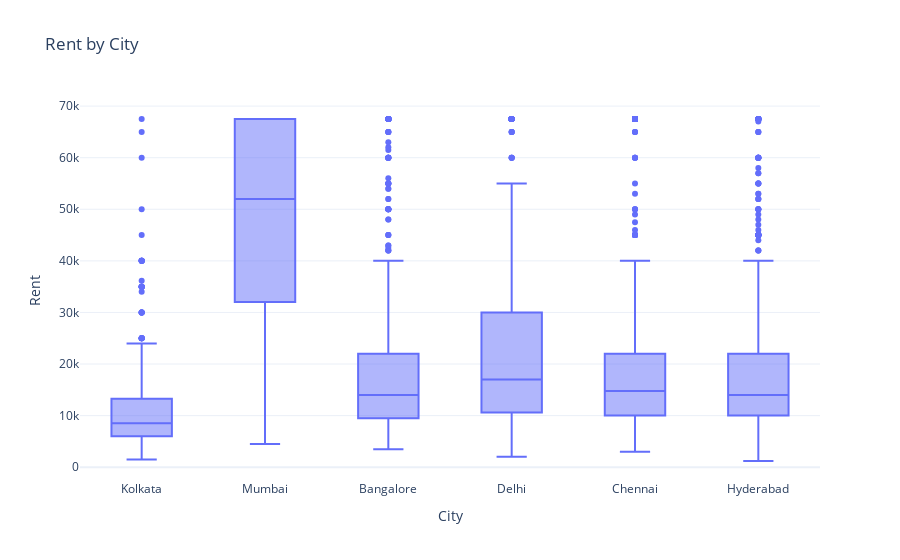

This figure's notebook cell:
### Code cell
# 3. Box Plot: Rent by City
fig = px.box(
    df,
    x="City",
    y="Rent",
    title="Rent by City",
    template="plotly_white"
)
fig.show()
save_figure(fig, "rent_by_city.png")

### Figure 1 — Plotly figure (JSON) as saved in the notebook; plotly's stock layout.template omitted (floating-point values rounded to 4 significant figures; data arrays with more than 128 entries replaced by an {"elided": "..."} marker saying what was removed)
{"data": [{"alignmentgroup": "True", "hovertemplate": "City=%{x}<br>Rent=%{y}<extra></extra>", "legendgroup": "", "marker": {"color": "#636efa"}, "name": "", "notched": false, "offsetgroup": "", "orientation": "v", "showlegend": false, "type": "box", "x": {"elided": "4686 str values"}, "x0": " ", "xaxis": "x", "y": {"elided": "4686 float values"}, "y0": " ", "yaxis": "y"}], "layout": {"boxmode": "group", "legend": {"tracegroupgap": 0}, "title": {"text": "Rent by City"}, "xaxis": {"anchor": "y", "domain": [0, 1], "title": {"text": "City"}}, "yaxis": {"anchor": "x", "domain": [0, 1], "title": {"text": "Rent"}}}}
